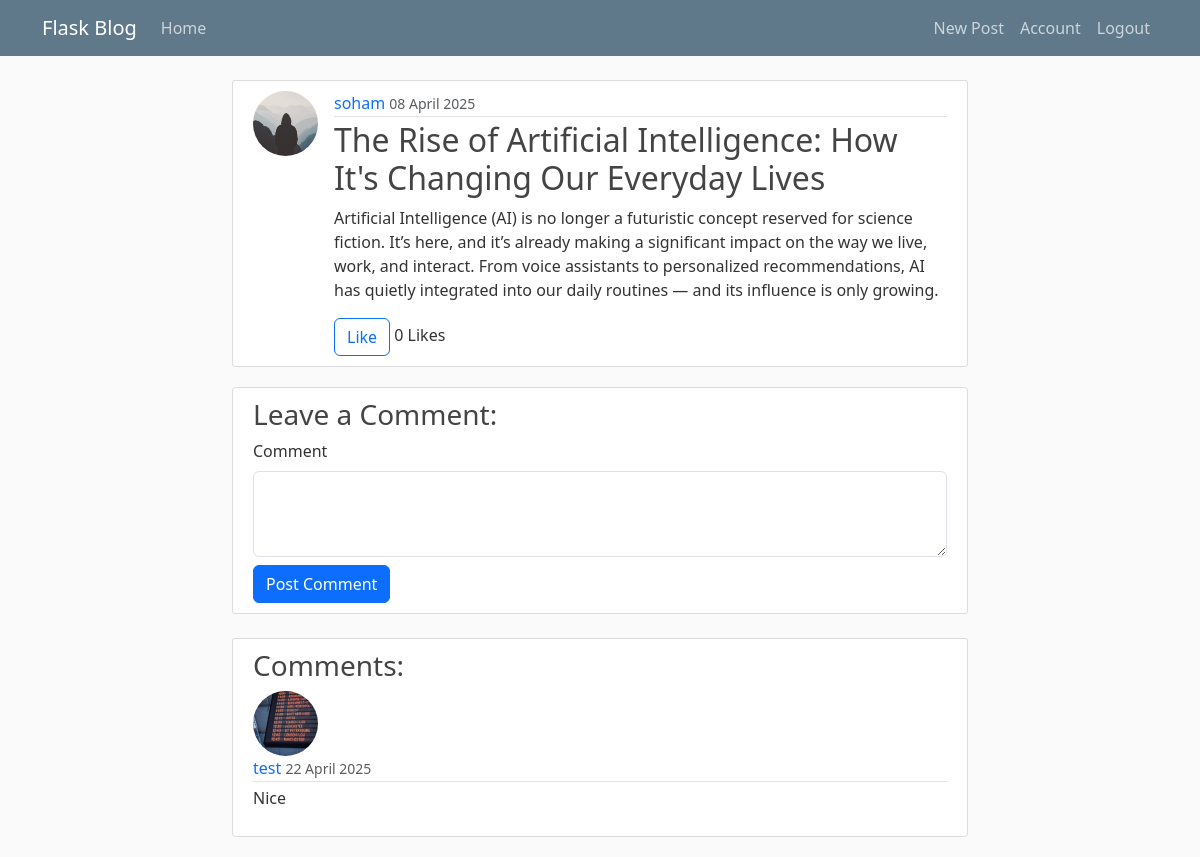
The page /post/8 (signed in) on the database its author committed.
### flaskblog/models.py (models this page shows, shortened)
class User(db.Model, UserMixin):
    id = db.Column(db.Integer, primary_key=True)
    username = db.Column(db.String(20), unique=True, nullable=False)
    email = db.Column(db.String(120), unique=True, nullable=False)
    image_file = db.Column(db.String(20), nullable=False, default="default.jpg")
    password = db.Column(db.String(60), nullable=False)
    posts = db.relationship("Post", backref="author", lazy=True)

class Post(db.Model):
    id = db.Column(db.Integer, primary_key=True)
    title = db.Column(db.String(100), nullable=False)
    date = db.Column(db.DateTime, nullable=False, default=datetime.utcnow)
    content = db.Column(db.Text, nullable=False)
    user_id = db.Column(db.Integer, db.ForeignKey('user.id'), nullable=False)
    likes = db.relationship('Like', backref='post', lazy=True)

class Comment(db.Model):
    id = db.Column(db.Integer, primary_key=True)
    content = db.Column(db.Text, nullable=False)
    date_posted = db.Column(db.DateTime, nullable=False, default=datetime.utcnow)
    user_id = db.Column(db.Integer, db.ForeignKey('user.id'), nullable=False)
    post_id = db.Column(db.Integer, db.ForeignKey('post.id'), nullable=False)
    author = db.relationship('User', backref='comments', lazy=True)

### flaskblog/posts/routes.py (the view)
@posts.route("/post/<int:post_id>", methods=['GET', 'POST'])
def post(post_id):
    post = Post.query.get_or_404(post_id)
    form = CommentForm()
    if form.validate_on_submit():
        comment = Comment(content=form.content.data, user_id=current_user.id, post_id=post.id)
        db.session.add(comment)
        db.session.commit()
        flash('Your comment has been posted!', 'success')
        return redirect(url_for('posts.post', post_id=post.id))
    comments = Comment.query.filter_by(post_id=post.id).order_by(Comment.date_posted.desc()).all()
    return render_template('post.html', title=post.title, post=post, form=form, comments=comments)

### flaskblog/posts/forms.py
class CommentForm(FlaskForm):
    content = TextAreaField("Comment", validators=[DataRequired()])
    submit = SubmitField("Post Comment")

### flaskblog/models.py (called while the page is built)
@login_manager.user_loader
def load_user(user_id):
    return User.query.get(int(user_id))

### flaskblog/templates/post.html (shortened to what this page needs)
{% extends "layout.html" %}
{% block content %}
    <article class="media content-section">
        <div class="media d-flex">
            <img class="rounded-circle article-img" src="{{ url_for('static', filename='profile_pics/' + post.author.image_file) }}" alt="">
            <div class="media-body">
                <div class="article-metadata">
                    <a class="mr-2" href="{{ url_for('users.user_posts', username=post.author.username) }}">{{ post.author.username }}</a>
                    <small class="text-muted">{{ post.date.strftime("%d %B %Y") }}</small>
                </div>
                <h2 class="article-title">{{ post.title }}</h2>
                <p class="article-content">{{ post.content }}</p>
                <form method="POST" action="{{ url_for('posts.like_post', post_id=post.id) }}">
                    <button type="submit" class="btn btn-outline-primary">
                        {% if current_user.is_authenticated and post.likes|selectattr('user_id', 'equalto', current_user.id)|list %}
                            Unlike
                        {% else %}
                            Like
                        {% endif %}
                    </button>
                    <span class="ml-2">{{ post.likes|length }} Likes</span>
                </form>
            </div>
        </div>
    </article>
    <section class="content-section">
        <h3>Leave a Comment:</h3>
        <form method="POST" action="{{ url_for('posts.post', post_id=post.id) }}">
            <div class="form-group">
                {{ form.content.label(class="form-label") }}
                {{ form.content(class="form-control", rows=3) }}
            </div>
            <div class="form-group mt-2">
                {{ form.submit(class="btn btn-primary") }}
            </div>
        </form>
    </section>
    <section class="content-section mt-4">
        <h3>Comments:</h3>
        {% for comment in comments %}
            <div class="media mb-3">
                <img class="rounded-circle article-img" src="{{ url_for('static', filename='profile_pics/' + comment.author.image_file) }}" alt="">
                <div class="media-body">
                    <div class="article-metadata">
                        <a class="mr-2" href="{{ url_for('users.user_posts', username=comment.author.username) }}">{{ comment.author.username }}</a>
                        <small class="text-muted">{{ comment.date_posted.strftime("%d %B %Y") }}</small>
                    </div>
                    <p class="article-content">{{ comment.content }}</p>
                </div>
            </div>
        {% endfor %}
    </section>
{% endblock content %}

### flaskblog/static/main.css (style rules this page uses)
body { background: #fafafa; color: #333333; margin-top: 5rem; }
h1, h2, h3, h4, h5, h6 { color: #444444; }
a { text-decoration: none; }
.content-section { background: #ffffff; padding: 10px 20px; border: 1px solid #dddddd; border-radius: 3px; margin-bottom: 20px; }
.article-title { color: #444444; }
.article-content { white-space: pre-line; }
.article-img { height: 65px; width: 65px; margin-right: 16px; }
.article-metadata { padding-bottom: 1px; margin-bottom: 4px; border-bottom: 1px solid #e3e3e3 }

### rows shown on the page
User: image_file (placeholder picture), author.username "soham"
Post: date "08 April 2025", title "The Rise of Artificial Intelligence: How It's Changing Our Everyday Lives", content "Artificial Intelligence (AI) is no longer a futuristic concept reserved for science fiction. It’s here, and it’s already making a significant impact on the way we live, work, and interact. From voice assistants to personalized recommendations, AI has quietly integrated into our daily routines — and its influence is only growing."
Comment: image_file (picture), author.username "test", date_posted "22 April 2025", content "Nice"

### other values the page prints
{{ post.likes|length }} "0"
